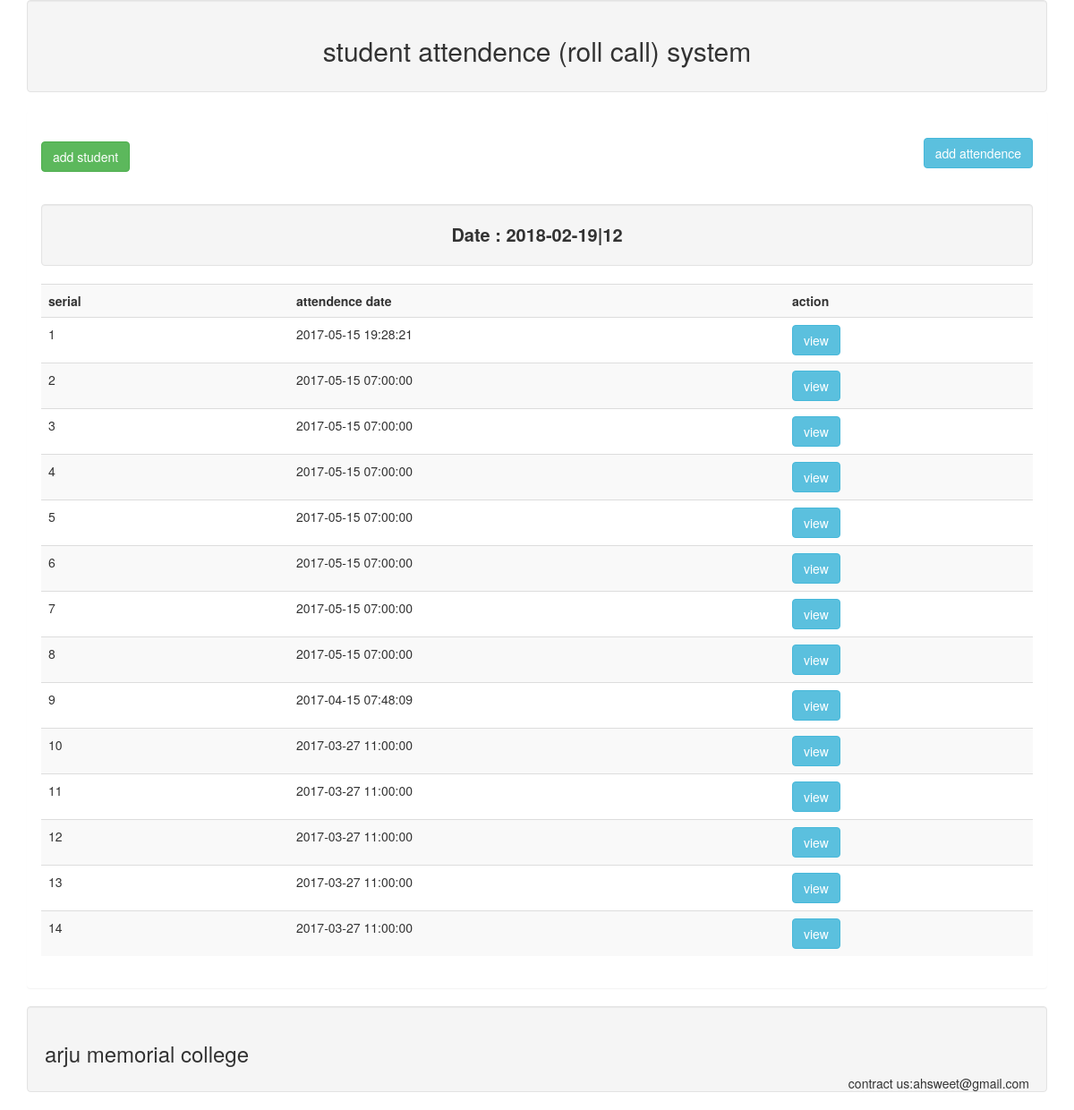
/attendenceview.php, run on the app's committed database.
### tables this page shows
CREATE TABLE IF NOT EXISTS `tbl_attendence` (
  `statid` int(11) NOT NULL AUTO_INCREMENT,
  `satroll` int(11) NOT NULL,
  `attendence` varchar(255) NOT NULL,
  `attendencetime` datetime NOT NULL DEFAULT CURRENT_TIMESTAMP,
  `attendenceday` int(11) NOT NULL,
  PRIMARY KEY (`statid`)
);

### lib/Database.php (called while the page is built, shortened)
<?php
Class Database{
	public $host   = DB_HOST;
	public $user   = DB_USER;
	public $pass   = DB_PASS;
	public $dbname = DB_NAME;
	public $link;
	private function connectDB(){
	$this->link = new mysqli($this->host, $this->user, $this->pass, $this->dbname);
 }
	public function select($query){
		$result = $this->link->query($query) or die($this->link->error.__LINE__);
		if($result->num_rows > 0){
			return $result;
		} else {
			return false;
		}
	}
}

### classes/student.php (called while the page is built, shortened)
<?php
$filepath = realpath(dirname(__FILE__));
	include_once ($filepath.'/../lib/Database.php');
class student
{
	private $db;
	function __construct()
	{
		$this->db=new Database();
	}
	public function allattendence(){
		$selectatten="select * from tbl_attendence order by attendencetime desc";
		$result=$this->db->select($selectatten);
		return $result;
	}
}

### attendenceview.php (the view, shortened to what this page needs)
<?php include "inc/header.php";?>
  <div class="panel panel-deafult">
      <div class="panel-heading">
           <h2>
               <a class="btn btn-success" href="addstudent.php">add student</a>
               <a class="btn btn-info pull-right" href="index.php">add attendence</a>
           </h2>
      </div>
      <div class="panel-body">
        <div class="well text-center"  style="font-size: 20px;">
          <strong>
            Date : <?php echo $currentdate= date('Y-m-d|h');
           ?>
          </strong>
        </div>
          <form method="post" action="">
            <table class="table table-striped">
              <tr>
                <th width="25%">serial</th>
                <th width="50%">attendence date</th>
                <th width="25%">action</th>
              </tr>
              <?php $getallattendence=$stu->allattendence();
              if($getallattendence){$i=0;
              while($row=$getallattendence->fetch_assoc()){$i++;?>
              <tr>
                  <td><?php echo $i;?></td>
                  <td><?php echo $row['attendencetime'];?></td>
                  <td><a  class="btn btn-info text-center" href="view_student_attendence.php?dat=<?php echo $row['attendencetime'];?>">view</a></td>
              </tr>
             <?php }
              }?>
            </table>
          </form>
      </div>
</div>
<?php include "inc/footer.php";?>

### data on the page
tbl_attendence: attendencetime "2017-05-15 19:28:21"
tbl_attendence: attendencetime "2017-05-15 07:00:00"
tbl_attendence: attendencetime "2017-05-15 07:00:00"
tbl_attendence: attendencetime "2017-05-15 07:00:00"
tbl_attendence: attendencetime "2017-05-15 07:00:00"
tbl_attendence: attendencetime "2017-05-15 07:00:00"
tbl_attendence: attendencetime "2017-05-15 07:00:00"
tbl_attendence: attendencetime "2017-05-15 07:00:00"
tbl_attendence: attendencetime "2017-04-15 07:48:09"
tbl_attendence: attendencetime "2017-03-27 11:00:00"
tbl_attendence: attendencetime "2017-03-27 11:00:00"
tbl_attendence: attendencetime "2017-03-27 11:00:00"
tbl_attendence: attendencetime "2017-03-27 11:00:00"
tbl_attendence: attendencetime "2017-03-27 11:00:00"
